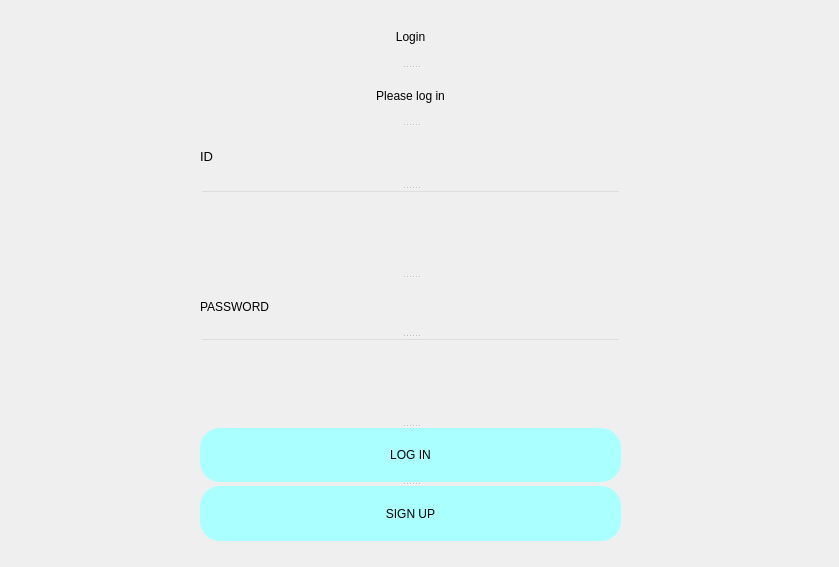
<?xml version="1.0" encoding="UTF-8"?>
<ui version="4.0">
 <class>Form</class>
 <widget class="QWidget" name="Form">
  <property name="geometry">
   <rect>
    <x>0</x>
    <y>0</y>
    <width>839</width>
    <height>567</height>
   </rect>
  </property>
  <property name="maximumSize">
   <size>
    <width>839</width>
    <height>567</height>
   </size>
  </property>
  <property name="windowTitle">
   <string>Form</string>
  </property>
  <widget class="QWidget" name="bgwidget" native="true">
   <property name="enabled">
    <bool>true</bool>
   </property>
   <property name="geometry">
    <rect>
     <x>0</x>
     <y>0</y>
     <width>841</width>
     <height>571</height>
    </rect>
   </property>
   <property name="sizePolicy">
    <sizepolicy hsizetype="Preferred" vsizetype="MinimumExpanding">
     <horstretch>0</horstretch>
     <verstretch>0</verstretch>
    </sizepolicy>
   </property>
   <property name="styleSheet">
    <string notr="true">rgb (17, 40, 255)</string>
   </property>
   <widget class="QSplitter" name="splitter">
    <property name="geometry">
     <rect>
      <x>200</x>
      <y>10</y>
      <width>421</width>
      <height>531</height>
     </rect>
    </property>
    <property name="orientation">
     <enum>Qt::Vertical</enum>
    </property>
    <widget class="QLabel" name="label">
     <property name="styleSheet">
      <string notr="true">font: 36pt &quot;MS Shell Dlg 2&quot;;text-align: center;</string>
     </property>
     <property name="text">
      <string>&lt;html&gt;&lt;head/&gt;&lt;body&gt;&lt;p align=&quot;center&quot;&gt;Login&lt;/p&gt;&lt;/body&gt;&lt;/html&gt;</string>
     </property>
    </widget>
    <widget class="QLabel" name="label_2">
     <property name="styleSheet">
      <string notr="true">font: 16pt &quot;MS Shell Dlg 2&quot;;</string>
     </property>
     <property name="text">
      <string>&lt;html&gt;&lt;head/&gt;&lt;body&gt;&lt;p align=&quot;center&quot;&gt;Please log in&lt;/p&gt;&lt;/body&gt;&lt;/html&gt;</string>
     </property>
    </widget>
    <widget class="QLabel" name="label_3">
     <property name="font">
      <font>
       <family>MS Shell Dlg 2</family>
       <pointsize>10</pointsize>
       <weight>50</weight>
       <italic>false</italic>
       <bold>false</bold>
      </font>
     </property>
     <property name="styleSheet">
      <string notr="true">font: 10pt &quot;MS Shell Dlg 2&quot;;</string>
     </property>
     <property name="text">
      <string>ID</string>
     </property>
    </widget>
    <widget class="QLineEdit" name="box_email">
     <property name="styleSheet">
      <string notr="true">background-color:rgba(0,0,0,0);
font: 12pt &quot;MS Shell Dlg 2&quot;;</string>
     </property>
    </widget>
    <widget class="QLabel" name="label_4">
     <property name="styleSheet">
      <string notr="true">font: 10pt &quot;MS Shell Dlg 2&quot;;</string>
     </property>
     <property name="text">
      <string>PASSWORD</string>
     </property>
    </widget>
    <widget class="QLineEdit" name="box_clave">
     <property name="styleSheet">
      <string notr="true">background-color:rgba(0,0,0,0);
font: 12pt &quot;MS Shell Dlg 2&quot;;</string>
     </property>
    </widget>
    <widget class="QPushButton" name="btn_login">
     <property name="palette">
      <palette>
       <active>
        <colorrole role="Button">
         <brush brushstyle="SolidPattern">
          <color alpha="255">
           <red>170</red>
           <green>255</green>
           <blue>255</blue>
          </color>
         </brush>
        </colorrole>
        <colorrole role="Base">
         <brush brushstyle="SolidPattern">
          <color alpha="255">
           <red>170</red>
           <green>255</green>
           <blue>255</blue>
          </color>
         </brush>
        </colorrole>
        <colorrole role="Window">
         <brush brushstyle="SolidPattern">
          <color alpha="255">
           <red>170</red>
           <green>255</green>
           <blue>255</blue>
          </color>
         </brush>
        </colorrole>
       </active>
       <inactive>
        <colorrole role="Button">
         <brush brushstyle="SolidPattern">
          <color alpha="255">
           <red>170</red>
           <green>255</green>
           <blue>255</blue>
          </color>
         </brush>
        </colorrole>
        <colorrole role="Base">
         <brush brushstyle="SolidPattern">
          <color alpha="255">
           <red>170</red>
           <green>255</green>
           <blue>255</blue>
          </color>
         </brush>
        </colorrole>
        <colorrole role="Window">
         <brush brushstyle="SolidPattern">
          <color alpha="255">
           <red>170</red>
           <green>255</green>
           <blue>255</blue>
          </color>
         </brush>
        </colorrole>
       </inactive>
       <disabled>
        <colorrole role="Button">
         <brush brushstyle="SolidPattern">
          <color alpha="255">
           <red>170</red>
           <green>255</green>
           <blue>255</blue>
          </color>
         </brush>
        </colorrole>
        <colorrole role="Base">
         <brush brushstyle="SolidPattern">
          <color alpha="255">
           <red>170</red>
           <green>255</green>
           <blue>255</blue>
          </color>
         </brush>
        </colorrole>
        <colorrole role="Window">
         <brush brushstyle="SolidPattern">
          <color alpha="255">
           <red>170</red>
           <green>255</green>
           <blue>255</blue>
          </color>
         </brush>
        </colorrole>
       </disabled>
      </palette>
     </property>
     <property name="styleSheet">
      <string notr="true">border-radius:20px;
background-color: rgb(170, 255, 255);
font: 14pt &quot;MS Shell Dlg 2&quot;;</string>
     </property>
     <property name="text">
      <string>LOG IN</string>
     </property>
    </widget>
    <widget class="QPushButton" name="btn_registrar">
     <property name="styleSheet">
      <string notr="true">border-radius:20px;
background-color: rgb(170, 255, 255);
font: 14pt &quot;MS Shell Dlg 2&quot;;</string>
     </property>
     <property name="text">
      <string>SIGN UP</string>
     </property>
    </widget>
   </widget>
  </widget>
 </widget>
 <resources/>
 <connections/>
</ui>
